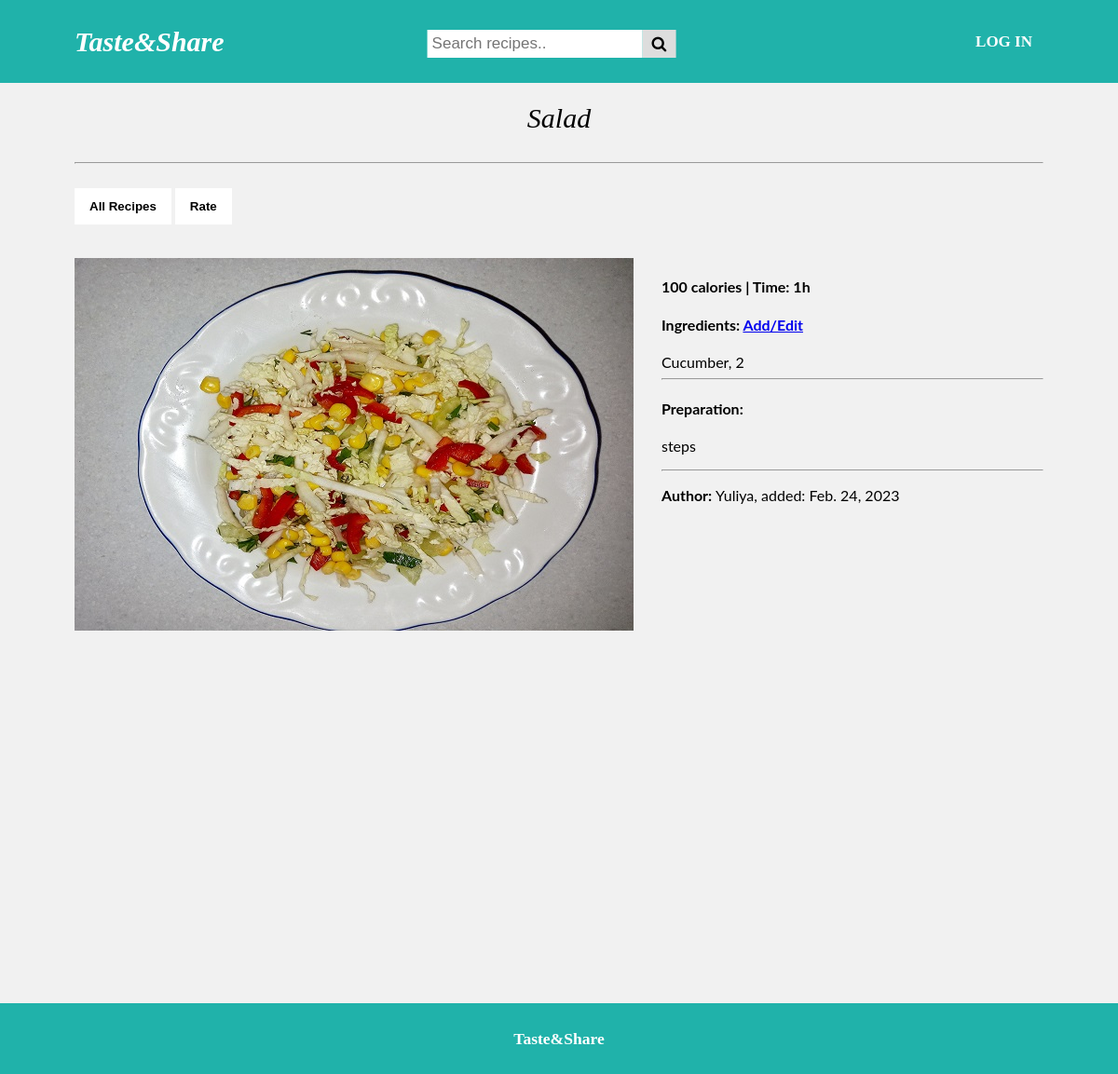
The app's page /recipes/10, older data.
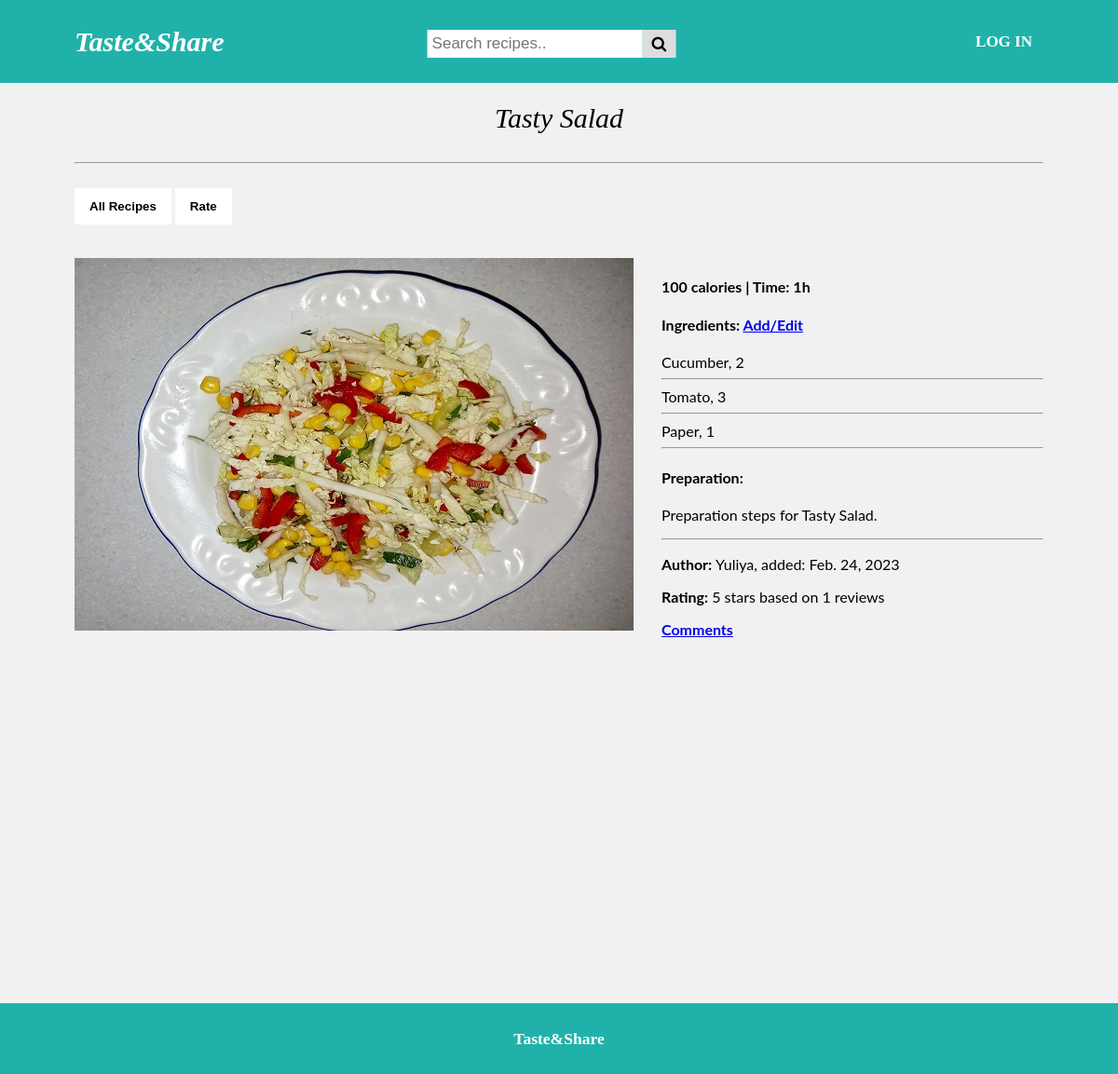
The same page, newer data.
### tasteandshare/models.py (models this page shows, shortened)
class Recipe(models.Model):
    RECIPE_TYPES = [('sl', "Salad"), ('sp', "Soup"), ('hd', "Hot dish"), ('ds', "Dessert"), ('ps', "Pasta"), ('pz', "Pizza")]
    recipe_name = models.CharField(max_length=100, unique=True, verbose_name="Recipe name")
    recipe_type = models.CharField(choices=RECIPE_TYPES, max_length=10, verbose_name="Recipe type")
    calories = models.CharField(max_length=30, verbose_name="Calories")
    time = models.CharField(max_length=4, verbose_name="Time")
    preparation = models.TextField()
    image = models.ImageField(upload_to='uploads', blank=True)
    issued = models.DateField()
    author = models.ForeignKey('Author', on_delete=models.CASCADE)

class Ingredient(models.Model):
    name = models.CharField(max_length=100, verbose_name="Name")
    amount = models.CharField(max_length=50, verbose_name="Amount")
    recipe = models.ForeignKey('Recipe', on_delete=models.CASCADE)

class Author(models.Model):
    name = models.CharField(max_length=100)
    email = models.EmailField(max_length=50)
    location = models.CharField(max_length=100)
    image = models.ImageField(upload_to='uploads', blank=True)

### tasteandshare/views.py (the view)
# urls.py: path('recipes/<int:id>', tasteandshare_views.recipe, name="recipe"),
def recipe(request, id):
    try:
        recipe = Recipe.objects.get(id = id)
        ingredients = recipe.ingredient_set.all()
        ratings = recipe.rating_set.all()
        rating_count = recipe.rating_set.count()
        if ratings:
            rating_av = rating(ratings)
        else: rating_av = 0
        context = {'recipe':recipe, 'ingredients':ingredients, 'ratings':ratings, 'rating_count':rating_count, 'rating_av':rating_av}
    except:
        recipe = False
    return render(request, 'recipe.html', context)

### tasteandshare/bl.py (called while the page is built)
def rating(ratings):
    value_list = []
    for r in ratings:
        value = getattr(r, 'value')
        value_list.append(value)
    rating_len = len(value_list)
    rating_av = round(sum(value_list)/rating_len)
    return rating_av

### tasteandshare/templates/recipe.html (shortened to what this page needs)
{% extends 'base.html' %}
{% load static %}
{% block content %}
    <div class="main">
        <p class="center"><i>{{ recipe.recipe_name }}</i></p>
        <hr><br>
        <div>
            <a href="{% url 'recipes' %}"><button class="btn"><b>All Recipes</b></button></a>
            <a href="{% url 'rate-recipe' recipe.id %}"><button class="btn"><b>Rate</b></button></a>
        </div>
        <br><br>
        <section class="item">
            <div class="recipe1body">
                <div class="recipe1image">
                    {% if recipe %}
                        {% if recipe.image %}
                            <img src="{{ recipe.image.url }}">
                        {% else %}
                            <img src = "{% static 'tasteandshare/img/default.jpg' %}">
                        {% endif %}
                    {% else %}
                        <h1>Recipe with {{ id }} id does not exist</h1>
                    {% endif %}
                </div>
                <div class="recipe1content">
                    <h4>{{ recipe.calories }} | Time: {{ recipe.time }}</h4>
                    <h4>Ingredients: <a href="{% url 'add-edit-ingredients' recipe.id %}">Add/Edit</a></h4>
                    {% for ingredient in ingredients %}
                        {{ ingredient.name }}, {{ ingredient.amount }}
                        <hr>
                    {% endfor %}
                    <h4>Preparation:</h4>
                        <p>{{ recipe.preparation }}</p><hr>
                    <p><b>Author: </b>{{ recipe.author.name }}, added: {{ recipe.issued }}</p>
                    {% if ratings %}
                        <p><b>Rating:</b> {{ rating_av }} stars based on {{ rating_count }} reviews</p>
                    <a href="{% url 'rating' recipe.id %}"><b>Comments</b></a>
                    {% endif %}
                </div>
            </div>
        </section>
    </div>
{% endblock %}

### tasteandshare/templates/base.html (shortened to what this page needs)
{% load static %}
<!DOCTYPE html>
<html>
    <head>
        <link rel="stylesheet" href="{% static 'tasteandshare/style/style.css' %}">
        <link rel="stylesheet" href="https://cdnjs.cloudflare.com/ajax/libs/font-awesome/4.7.0/css/font-awesome.min.css">
    </head>
    <body>
        <div class="header">
            <a href="{% url 'home' %}" class="logo"><i>Taste&Share</i></a>
            <div class="search-container">
                <form method=POST action="{% url 'search-recipes' %}">
                    <input type="text" placeholder="Search recipes.." name="searched">
                    <button type="submit"><i class="fa fa-search"></i></button>
                </form>
            </div>
            <div class="header-right">
                {% if user.is_authenticated %}
                    {{ user.get_username }}
                    <a href="{% url 'account' %}">Account</a>
                    <a href="{% url 'logout' %}?next={{ request.path }}">Log out</a>
                {% else %}
                    <a href="{% url 'login' %}?next={{ request.path }}">Log in</a>
                {% endif %}
            </div>
        </div>
            {% block content %}
            {% endblock%}
        <footer>
            <h3>Taste&Share</h3>
        </footer>
    </body>
</html>

### tasteandshare/static/tasteandshare/style/style.css (style rules this page uses)
* { box-sizing: border-box; }
body { margin: 0; background-color: #f1f1f1; font-family: Georgia, serif; }
.center { text-align: center; font-size: 30px; }
.header { top: 0; position: fixed; overflow: hidden; background-color: lightseagreen; padding: 20px 10px; width: 100%; justify-content: space-between; display: flex }
.header a { float: left; color: white; font-weight: bold; text-transform: uppercase; text-align: center; padding: 12px; text-decoration: none; font-size: 17px; line-height: 25px; border-radius: 4px; }
.header a.logo { font-size: 30px; font-weight: bold; text-transform: none; padding-left: 70px; padding-right: 300px; }
.header-right { float: right; padding-right: 70px; }
.main { padding: 80px; max-width: 1500px; margin: auto; min-height: calc(100vh - 80px); }
footer { background-color: lightseagreen; padding: 10px; text-align: center; font-size: 15px; color: white; font-weight: bold }
.header .search-container { float: none; position: absolute; top: 50%; left: 50%; transform: translate(-50%, -50%); }
.header input[type=text] { padding: 5px; margin-top: 4px; font-size: 17px; border: none; }
.header .search-container button { float: right; padding: 6px 10px 4px; margin-top: 4px; margin-right: 16px; background: #ddd; font-size: 17px; border: none; cursor: pointer; }
.btn { border: none; outline: none; padding: 12px 16px; background-color: white; cursor: pointer; }
.item { min-height: calc(100vh - 80px); }
.recipe1body { display: flex; margin: 0px 0px 30px 0px; }
.recipe1image { flex: 0 0 200px; }
.recipe1content { font-family: "Lato", sans-serif; flex: 1 1 auto; padding: 0px 0px 0px 30px }

Row changes from the older to the newer data that the page shows:
changed Recipe "100 calories": recipe_name "Salad" → "Tasty Salad"; preparation "steps" → "Preparation steps for Tasty Salad."
added Ingredient: name "Tomato", amount "3"
added Ingredient: name "Paper", amount "1"
Text that changed along with them:
{{ rating_av }}: (not shown) → "5"
{{ rating_count }}: (not shown) → "1"
text now shown: "Rating: stars based on reviews Comments"
